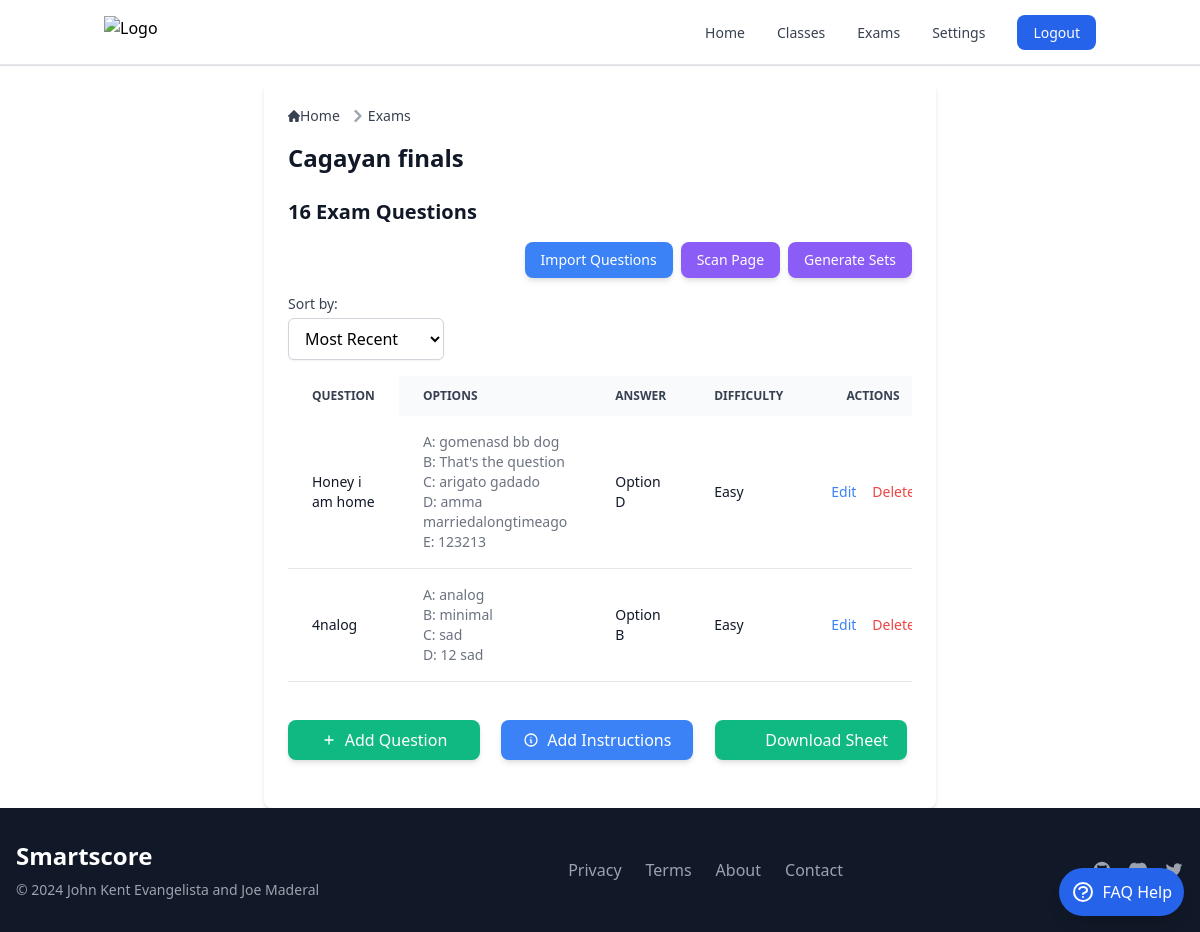
Page /exams/11/ (signed in) on the committed database.
### smartscoreapp/models.py (models this page shows, shortened)
class Exam(models.Model):
    exam_id = models.CharField(max_length=3, unique=True, editable=False)
    name = models.CharField(max_length=50)
    class_assigned = models.ForeignKey(Class, related_name='exams', on_delete=models.SET_NULL, null=True)  # Set to NULL on class deletion
    questions = models.ManyToManyField(Question, related_name='exams')
    set_id = models.CharField(max_length=6, unique=True, blank=True)
    instructions = models.TextField(blank=True, null=True)
    time_limit = models.IntegerField(null=True, blank=True)

class Question(models.Model):
    ANSWER_CHOICES = [
        ('A', 'Option A'),
        ('B', 'Option B'),
        ('C', 'Option C'),
        ('D', 'Option D'),
        ('E', 'Option E'),
    ]
    DIFFICULTY_CHOICES = [
        ('Easy', 'Easy'),
        ('Medium', 'Medium'),
        ('Hard', 'Hard'),
    ]
    question_text = models.CharField(max_length=255)
    option_a = models.CharField(max_length=255)
    option_b = models.CharField(max_length=255)
    option_c = models.CharField(max_length=255, blank=True, null=True)  # Optional
    option_d = models.CharField(max_length=255, blank=True, null=True)  # Optional
    option_e = models.CharField(max_length=255, blank=True, null=True)  # Optional
    answer = models.CharField(max_length=1, choices=ANSWER_CHOICES, default='A')  # Default answer A
    difficulty = models.CharField(max_length=6, choices=DIFFICULTY_CHOICES)  # Difficulty level
    class Meta:
        ordering = ['difficulty']

### smartscoreapp/views.py (the view, shortened to what this page needs)
# urls.py: path('exams/<int:exam_id>/', exam_detail_view, name='exam_detail'),
@login_required
def exam_detail_view(request, exam_id):
    exam = get_object_or_404(Exam, id=exam_id)
    available_exams = Exam.objects.exclude(id=exam_id)  # Other exams to copy questions from
    current_class = exam.class_assigned
    sort_by = request.GET.get('sort_by', 'most_recent')
    questions = exam.questions.all()  # Questions already added to the current exam
    if sort_by == 'difficulty':
        questions = sorted(questions, key=lambda q: ('Easy', 'Medium', 'Hard').index(q.difficulty))
    elif sort_by == 'most_recent':
        questions = questions.order_by('-id')  # Assuming that ID corresponds to the creation time
    return render(request, 'exam_detail.html', {
        'exam': exam,
        'current_class': current_class,
        'questions': questions,
        'available_exams': available_exams,
        'sort_by': sort_by  # Pass the sort option to the template
    })

### templates/exams/exam_detail.html (shortened to what this page needs)
{% extends "base.html" %}
{% block content %}
<div class="max-w-2xl mx-auto p-6 bg-white shadow-md rounded-lg">
  <nav class="flex mb-4" aria-label="Breadcrumb">
    <ol class="inline-flex items-center space-x-1 md:space-x-2 rtl:space-x-reverse">
      <li class="inline-flex items-center">
        <a href="{% url 'index' %}" class="inline-flex items-center text-sm font-medium text-gray-700 hover:text-blue-600 dark:text-gray-400 dark:hover:text-white">
          Home
        </a>
      </li>
      <li class="flex items-center">
        <svg class="rtl:rotate-180 w-3 h-3 text-gray-400 mx-1" aria-hidden="true" xmlns="http://www.w3.org/2000/svg" fill="none" viewBox="0 0 6 10">
          <path stroke="currentColor" stroke-linecap="round" stroke-linejoin="round" stroke-width="2" d="m1 9 4-4-4-4"/>
        </svg>
        <a href="{% url 'exams' %}" class="text-sm font-medium text-gray-700 hover:text-blue-600 dark:text-gray-400 dark:hover:text-white">Exams</a>
      </li>
    </ol>
  </nav>
  <div class="mb-6 flex items-center cursor-pointer">
    <h1 class="text-2xl font-semibold text-gray-900 dark:text-white">{{ exam.name }}</h1>
  </div>
  <h2 class="text-xl font-semibold text-gray-900 dark:text-white mb-4">
    {{ exam.questions.count }} Exam Questions
  </h2>
<div class="mb-4 flex flex-wrap justify-end space-x-2">
  <a href="{% url 'select_questions' exam.id %}" class="text-sm text-white bg-blue-500 hover:bg-blue-600 px-4 py-2 rounded-lg shadow-md transition duration-200 transform hover:scale-105 focus:outline-none focus:ring-2 focus:ring-blue-300 focus:ring-opacity-50">Import Questions</a>
  <a href="{% url 'scan_page' current_class.id exam.id %}" class="text-sm text-white bg-purple-500 hover:bg-purple-600 px-4 py-2 rounded-lg shadow-md transition duration-200 transform hover:scale-105 focus:outline-none focus:ring-2 focus:ring-purple-300 focus:ring-opacity-50">Scan Page</a>
  <a href="{% url 'generate_sets' current_class.id exam.id %}" class="text-sm text-white bg-purple-500 hover:bg-purple-600 px-4 py-2 rounded-lg shadow-md transition duration-200 transform hover:scale-105 focus:outline-none focus:ring-2 focus:ring-purple-300 focus:ring-opacity-50">Generate Sets</a>
</div>
<div class="mb-4">
  <label for="sort-by" class="block text-sm font-medium text-gray-700 dark:text-gray-300">Sort by:</label>
  <select id="sort-by" name="sort_by" class="mt-1 block w-1/4 px-3 py-2 border border-gray-300 bg-white dark:bg-gray-700 dark:border-gray-600 rounded-md shadow-sm focus:outline-none focus:ring-blue-500 focus:border-blue-500 dark:text-gray-300"
    onchange="location = this.value;">
    <option value="?sort_by=most_recent" {% if sort_by == 'most_recent' %}selected{% endif %}>Most Recent</option>
  </select>
</div>
<div class="relative overflow-x-auto max-h-80 mb-6">
  <table class="min-w-full text-sm text-left text-gray-500 dark:text-gray-400">
    <thead class="text-xs text-gray-700 uppercase bg-gray-50 dark:bg-gray-700 dark:text-gray-400">
      <tr>
        <th scope="col" class="px-6 py-3 sticky left-0 bg-white dark:bg-gray-800 z-10">
          Question
        </th>
        <th scope="col" class="px-6 py-3">Options</th>
        <th scope="col" class="px-6 py-3">Answer</th>
        <th scope="col" class="px-6 py-3">Difficulty</th>
        <th scope="col" class="px-6 py-3 text-center">Actions</th>
      </tr>
    </thead>
    <tbody>
      {% for question in questions %}
        <tr class="bg-white border-b dark:bg-gray-800 dark:border-gray-700">
          <td class="px-6 py-4 font-medium text-gray-900 dark:text-white sticky left-0 bg-white dark:bg-gray-800">
            {{ question.question_text }}
          </td>
          <td class="px-6 py-4">
            <ul>
              {% if question.option_a %}
                <li>A: {{ question.option_a }}</li>
              {% endif %}
              {% if question.option_b %}
                <li>B: {{ question.option_b }}</li>
              {% endif %}
              {% if question.option_c %}
                <li>C: {{ question.option_c }}</li>
              {% endif %}
              {% if question.option_d %}
                <li>D: {{ question.option_d }}</li>
              {% endif %}
              {% if question.option_e %}
                <li>E: {{ question.option_e }}</li>
              {% endif %}
            </ul>
          </td>
          <td class="px-6 py-4 text-gray-900 dark:text-white">{{ question.get_answer_display }}</td>
          <td class="px-6 py-4 text-gray-900 dark:text-white">{{ question.difficulty }}</td>
          <td class="px-6 py-4">
            <div class="flex justify-center gap-4">
              <button class="text-blue-500 hover:text-blue-600 dark:text-blue-400 dark:hover:text-blue
              onclick="openEditQuestionModal('{{ question.id }}', '{{ question.question_text }}', '{{ question.option_a }}', '{{ question.option_b }}', '{{ question.option_c }}', '{{ question.option_d }}','{{ question.option_e }}')">Edit</button>
            <button class="text-red-500 hover:text-red-600 dark:text-red-400 dark:hover:text-red-500"
              onclick="openDeleteQuestionModal('{{ question.id }}', '{{ question.question_text }}')">Delete</button>
            </td>
        </tr>
      {% empty %}
        <tr class="bg-white border-b dark:bg-gray-800 dark:border-gray-700">
          <td colspan="5" class="px-6 py-4 text-center text-gray-500 dark:text-gray-400">No questions added yet.</td>
        </tr>
      {% endfor %}
    </tbody>
  </table>
</div>
<div class="grid grid-cols-1 sm:grid-cols-2 md:grid-cols-3 gap-4 mb-6 mt-4 max-w-4xl mx-auto">
  <button
    class="w-full md:w-48 bg-green-500 hover:bg-green-600 text-white font-medium py-2 px-4 rounded-lg shadow-md transition duration-200 transform hover:scale-105 inline-flex items-center justify-center space-x-2"
    onclick="openAddQuestionModal()">
    <svg class="w-4 h-4" fill="none" stroke="currentColor" viewBox="0 0 24 24" xmlns="http://www.w3.org/2000/svg">
      <path stroke-linecap="round" stroke-linejoin="round" stroke-width="2" d="M12 6v6m0 0v6m0-6h6m-6 0H6"></path>
    </svg>
    <span>Add Question</span>
  </button>
  <button
    type="button"
    onclick="openInstructionsModal()"
    class="w-full md:w-48 bg-blue-500 hover:bg-blue-600 text-white font-medium py-2 px-4 rounded-lg shadow-md transition duration-200 transform hover:scale-105 inline-flex items-center justify-center space-x-2">
    <svg class="w-4 h-4" fill="none" stroke="currentColor" viewBox="0 0 24 24" xmlns="http://www.w3.org/2000/svg">
      <path stroke-linecap="round" stroke-linejoin="round" stroke-width="2" d="M13 16h-1v-4h-1m1-4h.01M21 12a9 9 0 11-18 0 9 9 0 0118 0z"></path>
    </svg>
    <span>Add Instructions</span>
  </button>
  <a href="{% url 'download_answer_sheet' exam.id %}"
    class="w-full md:w-48 bg-green-500 hover:bg-green-600 text-white font-medium py-2 px-4 rounded-lg shadow-md transition duration-200 transform hover:scale-105 inline-flex items-center justify-center space-x-2">
    <svg class="w-4 h-4" fill="none" stroke="currentColor" viewBox="0 0 24 24" xmlns="http://www.w3.org/2000/svg"></svg>
    <span>Download Sheet</span>
  </a>
</div>
</div>
</div>
{% endblock %}

### rows in the picture
Exam: name "Cagayan finals", questions.count "16"
Question: question_text "Honey i am home", option_a "gomenasd bb dog", option_b "That's the question", option_c "arigato gadado", option_d "amma marriedalongtimeago", option_e "123213", answer "Option D", difficulty "Easy"
Question: question_text "4nalog", option_a "analog", option_b "minimal", option_c "sad", option_d "12 sad", answer "Option B", difficulty "Easy"
